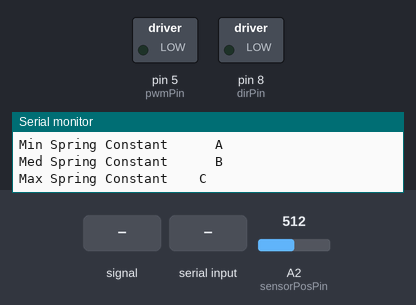
Bench run of a sketch on a simulated Arduino Uno, built with avr-gcc and run on an emulated ATmega328P. Parts: switched loads named in the sketch (green lamp = pin HIGH), the last lines printed to the serial monitor. Inputs (shaded band) come from the test bench; at power-on: A2 (sensorPosPin) = 512. Pins used as bus, display or sensor lines are not drawn.

Above: at 1.2 s.
1.3 s: A2 (sensorPosPin) fed a 200 Hz sine of ±81 counts around its level
4.3 s: "1\n" received over Serial
7.3 s: A2 (sensorPosPin) set to 351
8.8 s: A2 (sensorPosPin) set to 317
At 9.3 s:
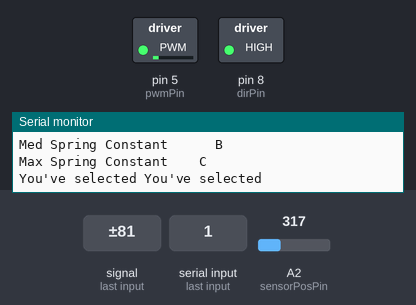
10.3 s: A2 (sensorPosPin) set to 511
At 11.5 s:
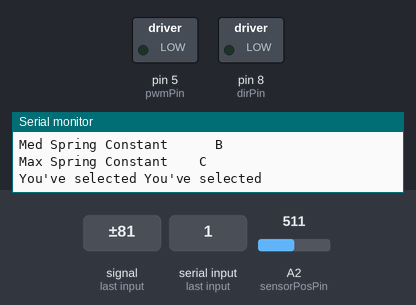
Timing chart, 0 to 12.8 s (numbered marks = the images above; inputs shaded):
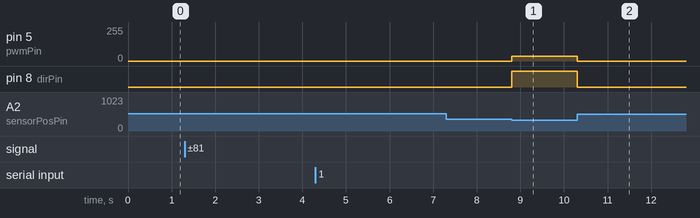

Measured:
- the behaviour switches between 335 and 334 on A2 (sensorPosPin) (found by bisection; images 0 and 1)
- after the input at 7.3 s, every drawn part: stays the same
- after the input at 8.8 s, pin 5 (pwmPin): 0/255 → 36/255 at once; pin 8 (dirPin): LOW → HIGH at once
- after the input at 10.3 s, pin 5 (pwmPin): 36/255 → 0/255 at once; pin 8 (dirPin): HIGH → LOW at once

The sketch:

HapkitHardSurface.ino
```cpp
//--------------------------------------------------------------------------
// Code to compare parameters when simulating a hard surface with the hapkit
// May 27, 2015
// Cassondra Brown, Zach Brong, Greg Yeutter
// Drexel University ECES 690 - Introduction to Haptics
// Based on code supplied by the original hapkit authors and modified by
// Cliff Bargar
// https://hapkit.wordpress.com/
// https://github.com/yeutterg/hapkit
//--------------------------------------------------------------------------

#include <math.h>

#define SAMPLE_PERIOD  (double)0.0004 // 0.4ms sample period

// DEBUG_SERIAL statements will only print if DEBUG is nonzero
#define DEBUG 0
#define DEBUG_SERIAL if(DEBUG) Serial

#define DEBUG_PIN 13

// Kinematics
#define HANDLE_LENGTH (double)0.07 //70.00 mm
#define SECTOR_RADIUS (double)0.0757 //calipers
#define MOTOR_RADIUS (double)0.00837 //m - calipers

// Select simulation
#define SURF_MIN           (char)'A'
#define SURF_MED           (char)'B'
#define SURF_MAX           (char)'C'

//defaults to
#define ENV_TYPE           SURF_MED

// Declare pins
int pwmPin = 5; // PWM output pin for motor 1
int dirPin = 8; // direction output pin for motor 1
int sensorPosPin = A2; // input pin for MR sensor
int fsrPin = A3; // input pin for FSR sensor

// Position tracking variables
int updatedPos = 0;     // keeps track of the latest updated value of the MR sensor reading
int prev_updatedPos = 0;// for velocity calc
int rawPos = 0;         // current raw reading from MR sensor
int lastRawPos = 0;     // last raw reading from MR sensor
int lastLastRawPos = 0; // last last raw reading from MR sensor
int flipNumber = 0;     // keeps track of the number of flips over the 180deg mark
int tempOffset = 0;
int rawDiff = 0;
int lastRawDiff = 0;
int rawOffset = 0;
int lastRawOffset = 0;
const int flipThresh = 700;  // threshold to determine whether or not a flip over the 180 degree mark occurred
boolean flipped = false;

// Kinematics variables
double xh = 0;           // position of the handle [m]
double vel_h = 0;        //handle velocity [m/s] - filtered

// Force output variables
double force = 0;           // force at the handle
double Tp = 0;              // torque of the motor pulley
double duty = 0;            // duty cylce (between 0 and 255)
unsigned int output = 0;    // output command to the motor


// --------------------------------------------------------------
// Setup function -- NO NEED TO EDIT
// --------------------------------------------------------------
void setup()
{
  // Set up serial communication
  Serial.begin(9600);

  // Set PWM frequency
  setPwmFrequency(pwmPin,1);

  // Input pins
  pinMode(sensorPosPin, INPUT); // set MR sensor pin to be an input
  pinMode(fsrPin, INPUT);       // set FSR sensor pin to be an input

  // Output pins
  pinMode(pwmPin, OUTPUT);  // PWM pin for motor A
  pinMode(dirPin, OUTPUT);  // dir pin for motor A

  // Initialize motor
  analogWrite(pwmPin, 0);     // set to not be spinning (0/255)
  digitalWrite(dirPin, LOW);  // set direction

  // Initialize position valiables
  lastLastRawPos = analogRead(sensorPosPin);
  lastRawPos = analogRead(sensorPosPin);

  //initialize force
  force = 0;

  // Debug pin
  pinMode(DEBUG_PIN,OUTPUT);

  //initialize output compare
  InitOC();

  Serial.println("Initialized");

  Serial.println("Select environment type: ");
  Serial.print("Min Spring Constant\t\t\t");
  Serial.println(SURF_MIN);
  Serial.print("Med Spring Constant\t\t\t");
  Serial.println(SURF_MED);
  Serial.print("Max Spring Constant\t\t");
  Serial.println(SURF_MAX);

}


// --------------------------------------------------------------
// Main Loop
// --------------------------------------------------------------
void loop()
{
  //********************
  //position, velocity calculated in interrupt response
  //********************


  //allow user to select environment type
  static char env_type = ENV_TYPE;
  //check for serial --> if there's a character use it as environment selection
  if(Serial.available())
  {
    env_type = Serial.read();
    Serial.print("You've selected ");
    switch(env_type)
    {
      case SURF_MIN:
        Serial.println("Min Spring Constant");
      break;

      case SURF_MED:
        Serial.println("Med Spring Constant");
      break;

      case SURF_MAX:
        Serial.println("Max Spring Constant");
      break;
    }
  }

  //should be in a protected region ***********
  double local_xh = xh;
  double local_vel_h = vel_h;
  //*******************************************

  // Step B.8: print xh via serial monitor
  DEBUG_SERIAL.print(" \tx_handle ");
  DEBUG_SERIAL.print(local_xh,4);
  DEBUG_SERIAL.print(" \tvel_handle ");
  DEBUG_SERIAL.print(local_vel_h,4);

  //*************************************************************
  //*** Section 3. Assign a motor output force in Newtons *******
  //*************************************************************


  //**************** VIRTUAL ENVIRONMENTS *********************
  // constants/coefficients
  double k_hard = 400; // N/m
  double x_wall_hard = 0.005; // m
  boolean in_wall = false;  //stores whether or not the manipulator was already "in" the wall (for calculating decaying "impact" sinusoid)
  unsigned long impact_time;  //initial time of impact - for decaying sinusoid
  unsigned long time_since_impact;
  //constants for decaying sinusoid
  double hard_amplitude = 0.4; //0.4
  double hard_freq = 1;
  double hard_decay = 100; // Higher=softer (Maybe?)

  switch(env_type)
  {

    case SURF_MIN:
      k_hard = 20; // N/m
    break;

    case SURF_MED:
      k_hard = 80; // N/m
    break;

    case SURF_MAX:
      k_hard = 400; // N/m
    break;

  }

  if(local_xh > x_wall_hard)
    {
      //f = -k (hand position - wall position)
      force = -k_hard * ( local_xh - x_wall_hard );
      if(!in_wall)
      {
        in_wall = true;
        impact_time = micros();
      }
      //add decaying sinusoid: F = F - A * e(-at) * cos(wt)
      time_since_impact = micros() - impact_time;
      force = force - hard_amplitude * exp(-hard_decay * time_since_impact) * cos(hard_freq * time_since_impact);
    }
    //even if it leaves the wall by a little, don't eliminate vibrations quite yet
    else if(local_xh > x_wall_hard * 0.9)
    {
      time_since_impact = micros() - impact_time;
      force = hard_amplitude * exp(-hard_decay * time_since_impact) * cos(hard_freq * time_since_impact);
    }
    //not "in" wall
    else
    {
      in_wall = false;
      force = 0;
    }

  DEBUG_SERIAL.print(" \tForce");
  DEBUG_SERIAL.println(force);

  // Step C.2: Tp = ?;    // Compute the require motor pulley torque (Tp) to generate that force
  // Slide 27, lecture 2:
  Tp =  (HANDLE_LENGTH * MOTOR_RADIUS) / (SECTOR_RADIUS ) * force;

  //*************************************************************
  //*** Section 4. Force output (do not change) *****************
  //*************************************************************

  // Determine correct direction for motor torque
  if(force < 0) {
    digitalWrite(dirPin, HIGH);
  } else {
    digitalWrite(dirPin, LOW);
  }

  // Compute the duty cycle required to generate Tp (torque at the motor pulley)
  duty = sqrt(abs(Tp)/0.03);

  // Make sure the duty cycle is between 0 and 100%
  if (duty > 1) {
    duty = 1;
  } else if (duty < 0) {
    duty = 0;
  }
  output = (int)(duty* 255);   // convert duty cycle to output signal
  analogWrite(pwmPin,output);  // output the signal

}

//helper functions
//********************************************************************

//calculated "updatedPos" variable
void calculatePosition()
{
  //toggle bit 5 high (pin 13)
  //PORTB |= B00100000;

  //update "previous updatedPos" before updating position
  prev_updatedPos = updatedPos;

  // Get voltage output by MR sensor
  rawPos = analogRead(sensorPosPin);  //current raw position from MR sensor

  // Calculate differences between subsequent MR sensor readings
  rawDiff = rawPos - lastRawPos;          //difference btwn current raw position and last raw position
  lastRawDiff = rawPos - lastLastRawPos;  //difference btwn current raw position and last last raw position
  rawOffset = abs(rawDiff);
  lastRawOffset = abs(lastRawDiff);

  // Update position record-keeping vairables
  lastLastRawPos = lastRawPos;
  lastRawPos = rawPos;

  // Keep track of flips over 180 degrees
  if((lastRawOffset > flipThresh) && (!flipped)) { // enter this anytime the last offset is greater than the flip threshold AND it has not just flipped
    if(lastRawDiff > 0) {        // check to see which direction the drive wheel was turning
      flipNumber--;              // cw rotation
    } else {                     // if(rawDiff < 0)
      flipNumber++;              // ccw rotation
    }
    if(rawOffset > flipThresh) { // check to see if the data was good and the most current offset is above the threshold
      updatedPos = rawPos + flipNumber*rawOffset; // update the pos value to account for flips over 180deg using the most current offset
      tempOffset = rawOffset;
    } else {                     // in this case there was a blip in the data and we want to use lastactualOffset instead
      updatedPos = rawPos + flipNumber*lastRawOffset;  // update the pos value to account for any flips over 180deg using the LAST offset
      tempOffset = lastRawOffset;
    }
    flipped = true;            // set boolean so that the next time through the loop won't trigger a flip
  } else {                        // anytime no flip has occurred
    updatedPos = rawPos + flipNumber*tempOffset; // need to update pos based on what most recent offset is
    flipped = false;
  }

  //toggle bit 5 low (pin 13)
  //PORTB &= ~B00100000;
}

//function for calculating actual position and velocity in m, m/s
void getVelocity()
{
  static double prev_xh;
  static double vel_h_uf;  //unfilitered velocity
  static double prev_vel_h_uf; //previous unfiltered velocity
  static double prev_vel_h; //previous filtered velocity
  //*************************************************************
  //*** Section 2. Compute position in meters *******************
  //*************************************************************

  // Step B.1: print updatedPos via serial monitor
//  DEBUG_SERIAL.print("Updated pos ");
//  DEBUG_SERIAL.print(updatedPos);
//  DEBUG_SERIAL.print("\tPrev updated pos ");
//  DEBUG_SERIAL.print(prev_updatedPos);

  // Step B.6: double ts = ?; // Compute the angle of the sector pulley (ts) in degrees based on updatedPos
  //y = -0.00970857x + 7.33554011
  double theta_pulley = (-0.0097086 * updatedPos + 7.33554);  //degrees!
  //double prev_theta = (-0.0097086 * prev_updatedPos + 7.33554);
  //DEBUG_SERIAL.print(" \tpulley angle ");
  //DEBUG_SERIAL.print(theta_pulley);

  // Step B.7: xh = ?;       // Compute the position of the handle (in meters) based on ts (in radians)
  prev_xh = xh;
  xh = theta_pulley * PI / 180 * HANDLE_LENGTH;

  //calculate velocity
  prev_vel_h_uf = vel_h_uf;
  vel_h_uf = (xh - prev_xh) / SAMPLE_PERIOD;

  //low pass filter: corner freq f_sample/4, H(s) = 1 / (1 + s/wc), wc = 3,927 rad/s
  //tustin approximation w/ sample time 400us: Y = H(z) X, H(z) = (0.4399 z + 0.4399) / (z - 0.1202), Y = filtered, X = unfiltered
  prev_vel_h = vel_h;
  vel_h = 0.4399 * vel_h_uf + 0.4399 * prev_vel_h_uf + 0.1202 * prev_vel_h; //discrete low pass filter
}


// --------------------------------------------------------------
// Function to set PWM Freq -- DO NOT EDIT
// --------------------------------------------------------------
void setPwmFrequency(int pin, int divisor) {
  byte mode;
  if(pin == 5 || pin == 6 || pin == 9 || pin == 10) {
    switch(divisor) {
      case 1: mode = 0x01; break;
      case 8: mode = 0x02; break;
      case 64: mode = 0x03; break;
      case 256: mode = 0x04; break;
      case 1024: mode = 0x05; break;
      default: return;
    }
    if(pin == 5 || pin == 6) {
      TCCR0B = TCCR0B & 0b11111000 | mode;
    } else {
      TCCR1B = TCCR1B & 0b11111000 | mode;
    }
  } else if(pin == 3 || pin == 11) {
    switch(divisor) {
      case 1: mode = 0x01; break;
      case 8: mode = 0x02; break;
      case 32: mode = 0x03; break;
      case 64: mode = 0x04; break;
      case 128: mode = 0x05; break;
      case 256: mode = 0x06; break;
      case 1024: mode = 0x7; break;
      default: return;
    }
    TCCR2B = TCCR2B & 0b11111000 | mode;
  }
}

//initializes the output compare on timer 1 for performing calculations
void InitOC()
{
  //*******OUTPUT COMPARE ON CHANNEL 1******

  //see section 15.7: of ATmega328 datasheet
  //register descriptions section 17.11, page 158

//  DDRB |= _BV(1); //set bit 5 as output direction, OC1A debug pin (Pin 9) ---> PIN 9 IS DIRECTION
  //B5 (11) will oscillate at half the freq

  //WGM3:0 set to 0,1,0,0 for output compare (clear timer on compare)
  //CTC mode, TOP = OCR1A, update immediate, TOV flag set on MAX
  //from table 15-4
  TCCR1A &= ~_BV(WGM11) & ~_BV(WGM10);
  TCCR1B &= ~_BV(WGM13);
  TCCR1B |= _BV(WGM12);

  //debug output
  //COM1A1:0 set to 0,1 for toggle --> set OC1A (B1) bit high (will clear at end of calculation) --> just toggle instead
  //from table 15-1 on page 134
  TCCR1A |= _BV(COM1A1) | _BV(COM1A0);
  TCCR1A &= ~_BV(COM1A1);

  //CS12:0 set to 1,0,0 for clk/256 prescaling: runs on 16MHz clock
  //table 15-5
  TCCR1B &= ~_BV(CS10) & ~_BV(CS11);
  TCCR1B |= _BV(CS12);

  //****CHANGE OCR1A TO MODULATE FREQUENCY
  //page 126: freq = f_clk / (N * (1 + OCR1A)), N = 256, f_clk = 16MHz (the 2 in the equation is because of toggling)
  //want period of 400us --> 2.5kHz
  //2.5kHz = 16 MHz / (256 * (1 + OCR1A)) --> OCR1A = 24
  OCR1A = 24;

  //interrupt enable

  TIMSK1 |= _BV(OCIE1A); //output compare interrupt timer 1A

}

//Timer 1 interrupt for performing position calculations
ISR(TIMER1_COMPA_vect)
{
  PORTB |= B00100000;
  //*************************************************************
  //*** Section 1. Compute position in counts (do not change) ***
  //*************************************************************

  calculatePosition();
  getVelocity();
  PORTB &= ~B00100000;
  //PORTB &= ~B00000001; //clear bit B1
}
```
